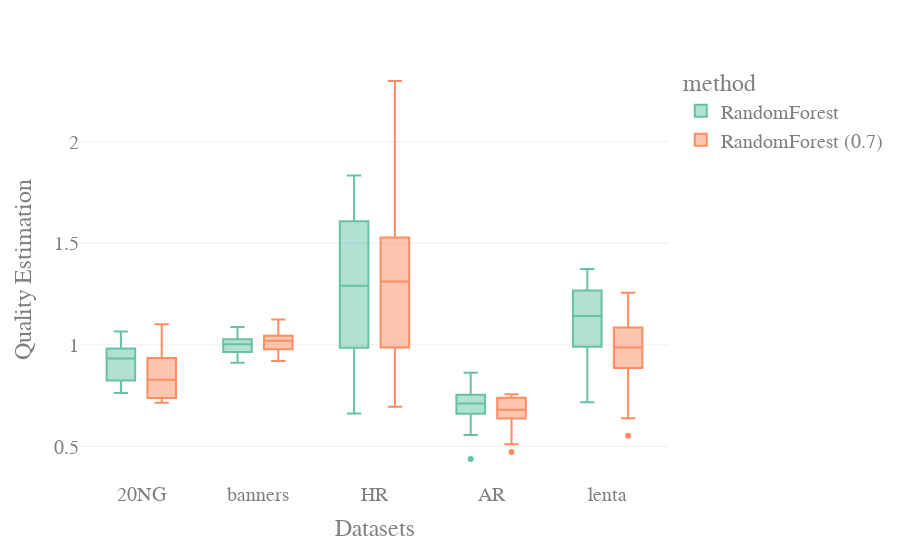

Notebook source saved alongside this figure:
### Code cell
from plotly.offline import download_plotlyjs, init_notebook_mode, plot, iplot

iplot(fig, image='svg')

### Figure 1 — Plotly figure (JSON) as saved in the notebook; plotly's stock layout.template omitted (floating-point values rounded to 4 significant figures)
{"data": [{"alignmentgroup": "True", "hovertemplate": "method=RandomForest<br>dataset=%{x}<br>best_fit=%{y}<extra></extra>", "legendgroup": "RandomForest", "marker": {"color": "rgb(102,194,165)"}, "name": "RandomForest", "notched": false, "offsetgroup": "RandomForest", "orientation": "v", "showlegend": true, "type": "box", "x": ["20NG", "20NG", "20NG", "20NG", "20NG", "20NG", "20NG", "20NG", "20NG", "20NG", "20NG", "20NG", "20NG", "20NG", "20NG", "banners", "banners", "banners", "banners", "banners", "banners", "banners", "banners", "banners", "banners", "banners", "banners", "banners", "banners", "banners", "HR", "HR", "HR", "HR", "HR", "HR", "HR", "HR", "HR", "HR", "HR", "HR", "HR", "HR", "HR", "HR", "HR", "HR", "HR", "HR", "HR", "HR", "HR", "HR", "HR", "HR", "HR", "AR", "AR", "AR", "AR", "AR", "AR", "AR", "AR", "AR", "AR", "AR", "AR", "AR", "AR", "AR", "AR", "AR", "AR", "AR", "AR", "AR", "lenta", "lenta", "lenta", "lenta", "lenta", "lenta", "lenta", "lenta", "lenta", "lenta", "lenta", "lenta", "lenta", "lenta", "lenta"], "x0": " ", "xaxis": "x", "y": [0.853, 0.9363, 0.9846, 1.066, 0.9779, 0.8734, 0.7639, 0.937, 0.9331, 1.032, 0.8163, 0.8766, 0.8043, 0.8054, 1.012, 0.9852, 1.058, 1.02, 0.9724, 1.088, 0.9411, 0.9632, 1.026, 1.003, 1.031, 1.006, 0.9128, 0.9471, 1.003, 1.028, 1.729, 1.3, 0.6623, 0.8052, 1.626, 1.147, 1.729, 1.3, 0.6623, 0.8052, 1.626, 1.147, 0.8737, 0.828, 1.116, 1.356, 1.152, 1.82, 1.348, 1.291, 1.555, 1.695, 1.446, 1.833, 0.9424, 1.258, 1.183, 0.8086, 0.8627, 0.7425, 0.7526, 0.6585, 0.6429, 0.7615, 0.6631, 0.769, 0.7424, 0.4388, 0.7063, 0.6781, 0.7338, 0.7121, 0.5867, 0.8204, 0.6886, 0.7497, 0.7107, 0.557, 1.188, 0.9716, 1.287, 0.951, 1.001, 0.9888, 0.9972, 1.374, 1.317, 0.7182, 1.211, 1.143, 1.292, 1.066, 1.205], "y0": " ", "yaxis": "y"}, {"alignmentgroup": "True", "hovertemplate": "method=RandomForest (0.7)<br>dataset=%{x}<br>best_fit=%{y}<extra></extra>", "legendgroup": "RandomForest (0.7)", "marker": {"color": "rgb(252,141,98)"}, "name": "RandomForest (0.7)", "notched": false, "offsetgroup": "RandomForest (0.7)", "orientation": "v", "showlegend": true, "type": "box", "x": ["20NG", "20NG", "20NG", "20NG", "20NG", "20NG", "20NG", "20NG", "20NG", "20NG", "20NG", "20NG", "20NG", "20NG", "20NG", "20NG", "20NG", "20NG", "20NG", "20NG", "banners", "banners", "banners", "banners", "banners", "banners", "banners", "banners", "banners", "banners", "banners", "banners", "banners", "banners", "banners", "banners", "banners", "banners", "banners", "banners", "HR", "HR", "HR", "HR", "HR", "HR", "HR", "HR", "HR", "HR", "HR", "HR", "HR", "AR", "AR", "AR", "AR", "AR", "AR", "AR", "AR", "AR", "AR", "AR", "AR", "AR", "AR", "lenta", "lenta", "lenta", "lenta", "lenta", "lenta", "lenta", "lenta", "lenta", "lenta", "lenta", "lenta", "lenta", "lenta", "lenta", "lenta", "lenta", "lenta", "lenta", "lenta"], "x0": " ", "xaxis": "x", "y": [0.7845, 0.9391, 0.933, 0.8927, 0.7329, 0.7227, 0.7414, 0.7504, 0.8105, 1.102, 0.8256, 0.7151, 0.832, 0.9324, 0.9557, 0.8459, 0.9668, 0.7353, 1.037, 0.7194, 1.125, 1.018, 1.03, 1.038, 0.974, 1.052, 1.006, 0.9749, 0.994, 1.083, 0.9204, 0.9964, 1.04, 0.9836, 0.9225, 1.022, 1.051, 1.121, 1.029, 0.9698, 1.036, 1.312, 0.8085, 1.781, 0.696, 1.48, 0.8405, 1.469, 1.061, 1.425, 1.272, 1.674, 2.298, 0.6521, 0.7405, 0.7334, 0.6815, 0.7411, 0.4729, 0.7575, 0.6382, 0.678, 0.7039, 0.754, 0.5108, 0.6808, 0.5517, 1.008, 1.08, 0.9849, 0.8786, 0.9893, 1.114, 1.077, 0.8949, 0.6395, 1.112, 0.5527, 0.8949, 0.9749, 1.257, 1.092, 0.653, 1.196, 0.8549, 0.933, 1.032], "y0": " ", "yaxis": "y"}], "layout": {"boxmode": "group", "font": {"color": "#7f7f7f", "family": "Courier New, monospace", "size": 20}, "legend": {"title": {"text": "method"}, "tracegroupgap": 0}, "margin": {"t": 60}, "xaxis": {"anchor": "y", "domain": [0, 1], "title": {"text": "Datasets"}}, "yaxis": {"anchor": "x", "domain": [0, 1], "title": {"text": "Quality Estimation"}}}}
